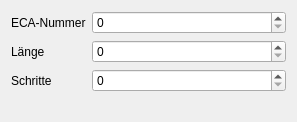
<?xml version="1.0" encoding="UTF-8"?>
<ui version="4.0">
 <class>ECASettings</class>
 <widget class="QWidget" name="ECASettings">
  <property name="geometry">
   <rect>
    <x>0</x>
    <y>0</y>
    <width>297</width>
    <height>122</height>
   </rect>
  </property>
  <property name="windowTitle">
   <string>Form</string>
  </property>
  <layout class="QFormLayout" name="formLayout">
   <item row="3" column="1">
    <widget class="QSpinBox" name="number"/>
   </item>
   <item row="3" column="0">
    <widget class="QLabel" name="numberLabel">
     <property name="text">
      <string>ECA-Nummer</string>
     </property>
    </widget>
   </item>
   <item row="5" column="0">
    <widget class="QLabel" name="lengthLabel">
     <property name="text">
      <string>Länge</string>
     </property>
    </widget>
   </item>
   <item row="5" column="1">
    <widget class="QSpinBox" name="length"/>
   </item>
   <item row="7" column="1">
    <widget class="QSpinBox" name="steps"/>
   </item>
   <item row="7" column="0">
    <widget class="QLabel" name="stepsLabel">
     <property name="text">
      <string>Schritte</string>
     </property>
    </widget>
   </item>
  </layout>
 </widget>
 <resources/>
 <connections/>
</ui>
